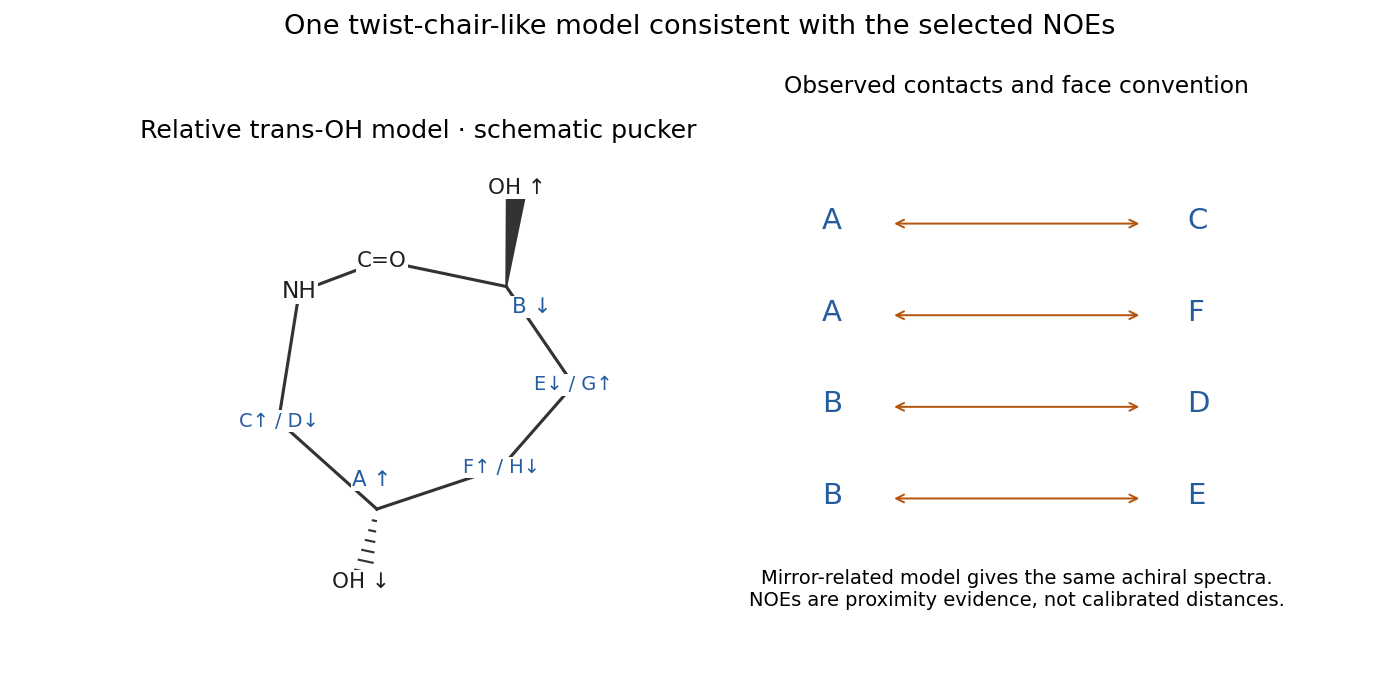

Recreate this plot in Python.
"""Original solution diagram; Python 3.14, matplotlib 3.10, numpy 2.3.
Run from the mirrored media directory: PNG basename is written to cwd.
"""
from pathlib import Path
import sys
sys.path.insert(0,str(Path(__file__).resolve().parents[2]))
import numpy as np
import matplotlib
matplotlib.use('Agg')
import matplotlib.pyplot as plt
from tools.chemistry_diagram import atom,bond,ring,curly,flow,finish,save,wedge,BLUE,ORANGE

fig,axs=plt.subplots(1,2,figsize=(10,5));fig.subplots_adjust(top=.85,bottom=.08,wspace=.23)
ax=axs[0];finish(ax,(-2.5,2.2),(-2.1,2.1),'Relative trans-OH model · schematic pucker')
p=[(-.5,1.1),(.7,.85),(1.35,-.1),(.65,-.9),(-.55,-1.3),(-1.5,-.45),(-1.3,.8)];ring(ax,p);atom(ax,p[0],'C=O',11);atom(ax,p[6],'NH',12)
atom(ax,(.95,.65),'B ↓',11,color=BLUE);atom(ax,(-.6,-1.02),'A ↑',11,color=BLUE)
wedge(ax,p[1],(.8,1.8),True);atom(ax,(.8,1.8),'OH ↑',11);wedge(ax,p[4],(-.7,-2),False);atom(ax,(-.7,-2),'OH ↓',11)
for i,t in [(2,'E↓ / G↑'),(3,'F↑ / H↓'),(5,'C↑ / D↓')]:atom(ax,p[i],t,10,color=BLUE)
ax=axs[1];ax.axis('off');ax.set_title('Observed contacts and face convention',fontsize=12)
for y,a,b in [(.77,'A','C'),(.60,'A','F'),(.43,'B','D'),(.26,'B','E')]:
 ax.text(.1,y,a,fontsize=15,color=BLUE);ax.annotate('',(.76,y+.01),(.24,y+.01),arrowprops={'arrowstyle':'<->','color':ORANGE});ax.text(.85,y,b,fontsize=15,color=BLUE)
ax.text(.5,.07,'Mirror-related model gives the same achiral spectra.\nNOEs are proximity evidence, not calibrated distances.',ha='center',fontsize=10)
fig.suptitle('One twist-chair-like model consistent with the selected NOEs',fontsize=14)
save(fig,Path(__file__).with_suffix('.png').name)
